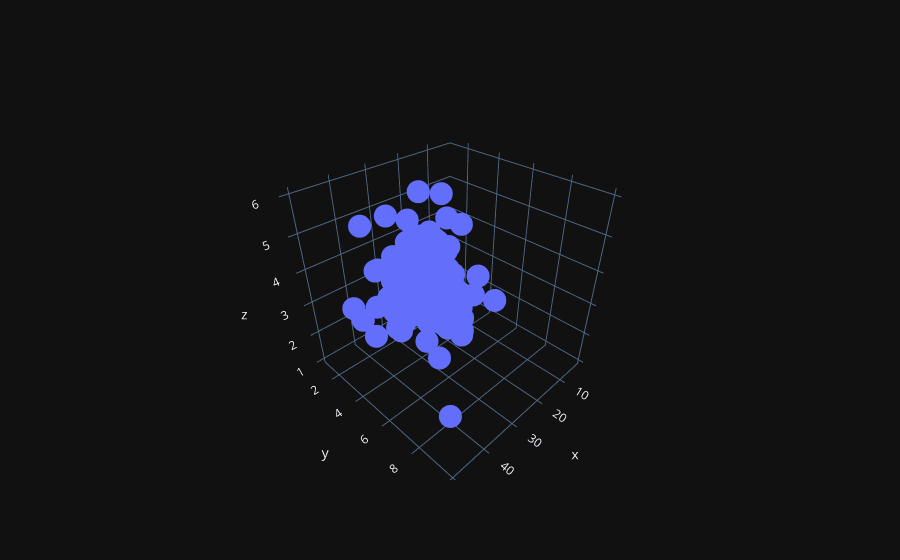

The cell this chart's notebook holds for it:
### Code cell
fig = go.Figure()
fig.add_trace(go.Scatter3d(x=tips.total_bill,y=tips.tip,z=tips['size'],mode='markers'))

### Figure 1 — Plotly figure (JSON) as saved in the notebook; plotly's stock layout.template omitted (floating-point values rounded to 4 significant figures; data arrays with more than 128 entries replaced by an {"elided": "..."} marker saying what was removed)
{"data": [{"mode": "markers", "type": "scatter3d", "x": {"elided": "244 float values"}, "y": {"elided": "244 float values"}, "z": {"elided": "244 int values"}}], "layout": {}}
